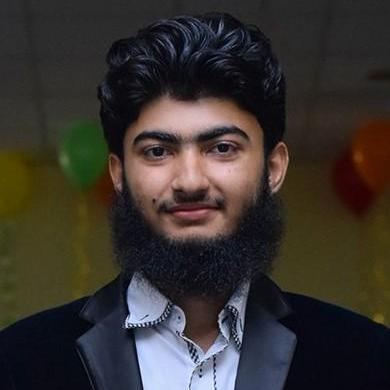
#> input picture Beginner_Level_Task/Task4/me.jpg, 390 x 390 px
$ jupyter execute Image_to_sketch.ipynb
#> lines starting #> are read from the running program, lines starting #| are printed output that depends on the picture
[cell 1]
import cv2
import matplotlib.pyplot as plt

[cell 2]
image = cv2.imread('me.jpg')
#> image is the input picture: shape (390, 390, 3); mean B, G, R 47, 51, 56.6

[cell 3]
gray_filter = cv2.cvtColor(image, cv2.COLOR_BGR2GRAY)
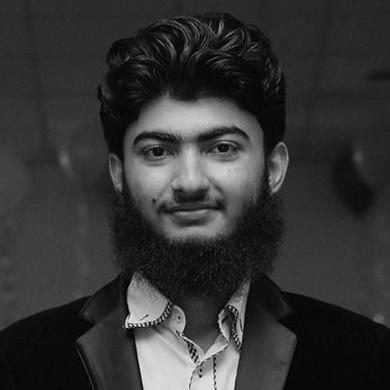
#> gray_filter: shape (390, 390); min 0, max 252, mean 52.2

[cell 4]
invert = cv2.bitwise_not(gray_filter)
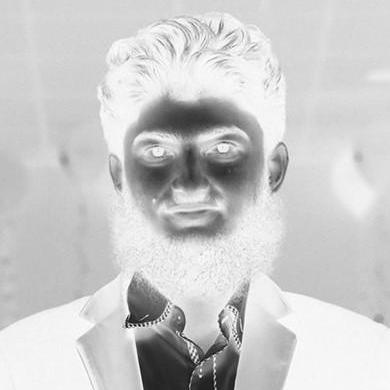
#> invert: shape (390, 390); min 3, max 255, mean 202.8

[cell 5]
blur = cv2.GaussianBlur(invert, (31,31),0)
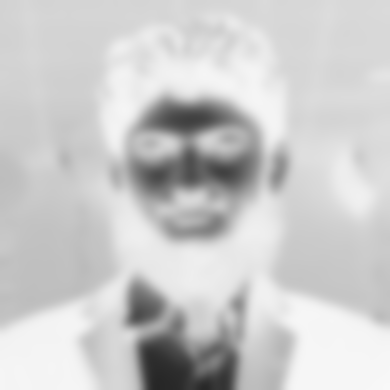
#> blur: shape (390, 390); min 38, max 248, mean 202.8

[cell 6]
inverted_blur = cv2.bitwise_not(blur)
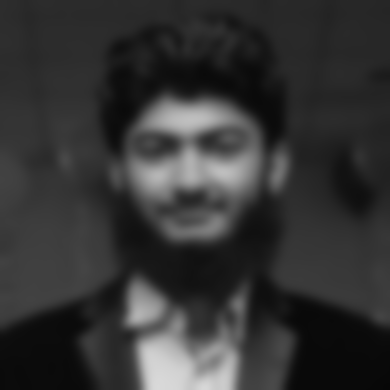
#> inverted_blur: shape (390, 390); min 7, max 217, mean 52.2

[cell 7]
sketch_filter = cv2.divide(gray_filter, inverted_blur, scale = 256.0)
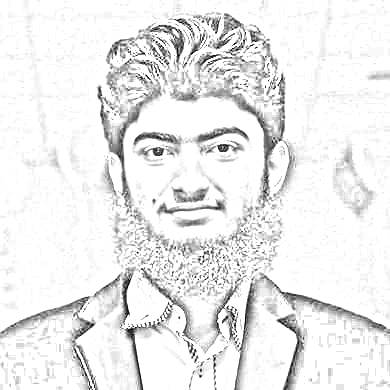
#> sketch_filter: shape (390, 390); min 0, max 255, mean 235.5

[cell 8]
output = cv2.cvtColor(sketch_filter, cv2.COLOR_BGR2RGB)
plt.imshow(output)
